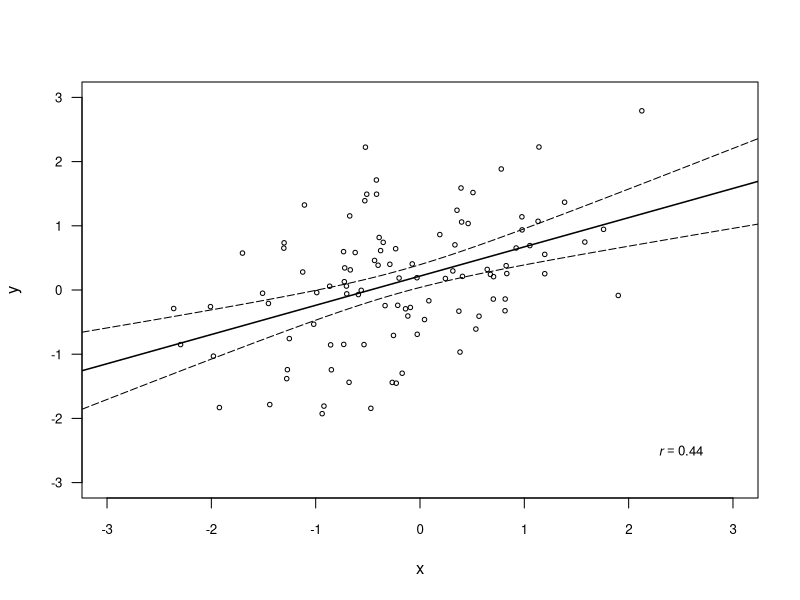

This figure's R source:
## ---- chunk 1
knitr::opts_chunk$set(echo = TRUE)
## ---- chunk 2
set.seed(242)       # set custom seed for reproducible results
x = rnorm(100)        # generate random normally distributed variable x with 100 observations
y = 0.2 * x + rnorm(100)  # generate random normally distributed variable y with 100 observations that covaries with x

apa.coef <- function(coef, gt1 = T, digits = 2) {
    # function for reporting results according to APA conventions
    if (gt1 == T) {
      coef = format(coef, digits = 2, nsmall = 2)
    } else if (gt1 == F) {
      coef = sub('0.', '.', format(coef, digits = digits, nsmall = digits))
    }
    return(coef)
  }

slm = summary(lm(y ~ x)) # summary of linear regression model
# slope for reporting
slope  = apa.coef(slm$coefficients[2, 1])
# standard error for reporting
SE     = apa.coef(slm$coefficients[2, 2])
# t-value for reporting
tval   = apa.coef(slm$coefficients[2, 3])
# p-value for reporting, either for >= .001 or for < .001
if (slm$coefficients[2, 4] >= .001) {
  pval = paste0("= ", apa.coef(slm$coefficients[2, 4], gt1 = F, digits = 3))
} else {
  pval = "< .001"
}
# classification of p-value
if (slm$coefficients[2, 4] < .05) {
  psig = "significantly"
} else {
  psig = "nonsignificantly"
}
# adjusted R-square for reporting
rsq    = apa.coef(slm$r.squared, gt1 = F, digits = 2)
## ---- chunk 3
descriptives <- function(variable, normality.test = T) {
  M = mean(variable)
  SD = sd(variable)
  if (normality.test == T) {
    SW.p = shapiro.test(variable)$p
    if (SW.p > .20) {
      normal = "normally"
    } else {
      normal = "non-normally"
    }
  } else {
    SW.p = NULL
    normal = ""
  }
  return(list(mean = M, sd = SD, normal = normal, p.normal = SW.p
  ))
}

## ---- chunk 4
plot(x, y, xlim = c(-3, 3), ylim = c(-3, 3), cex = .6, cex.axis = .8, las = 1) # change las to 0 and see what happens to the plot
abline(lm(y ~ x), lwd = 1.5)
text(2.5, -2.5, bquote(italic(r) == .(round(cor(x, y), 2))), cex = .8)
newx = seq(par('usr')[1], par('usr')[2], by = .01)
p = predict(lm(y ~ x), data.frame(x = newx), interval = 'confidence')
lines(newx, p[, 2], lty = 5)
lines(newx, p[, 3], lty = 5)
